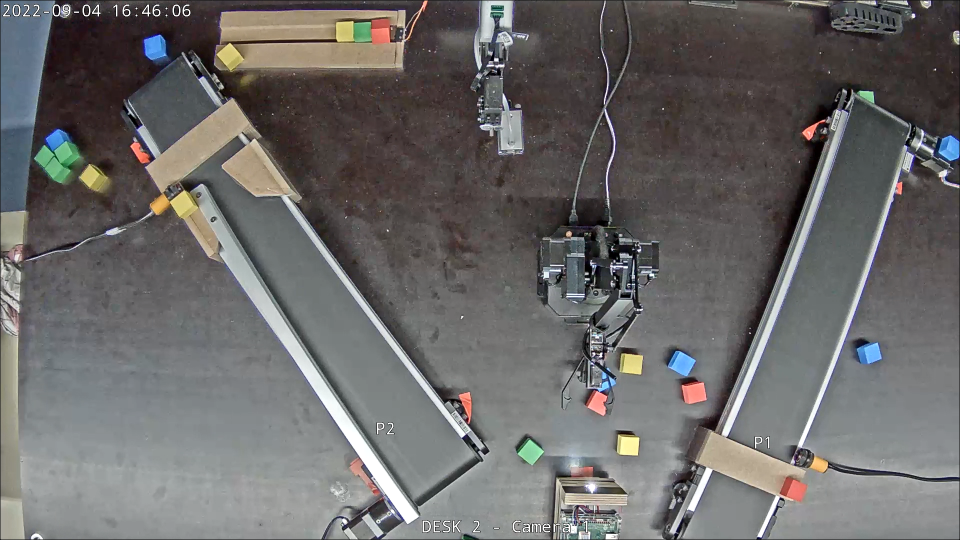
#> input picture img.png, 1920 x 1080 px, found by its file name (shown at 1/2 size)
$ python main.py
#> lines starting #> are read from the running program, lines starting #| are printed output that depends on the picture; after the words box and inside, x2 and y2 are one past the last pixel; in counts of white or black regions, pixels touching at a corner belong together
#> further down, image is the input picture: shape (1080, 1920, 3); mean B, G, R 104.3, 105, 106.6
### src/undistortion.py
import numpy as np
import cv2

# camera calibration using zhang's method
def undistort(image):

    # define parameters (get from MATLAB using chessboard)
    fx = 1688.6581
    fy = 1688.8659
    cx = 998.322
    cy = 500
    k1, k2, p1, p2, k3 = -0.3338, 0.1463, 0.0, 0.0, 0.0

    # conversion matrix of camera coordinate system to pixel coordinate system
    k = np.array([
        [fx, 0, cx],
        [0, fy, cy],
        [0, 0, 1]
    ])

    # distortion factor
    d = np.array([
        k1, k2, p1, p2, k3
    ])

    h, w = image.shape[:2]
    mapx, mapy = cv2.initUndistortRectifyMap(k, d, None, k, (w, h), 5)
    return cv2.remap(image, mapx, mapy, cv2.INTER_LINEAR)
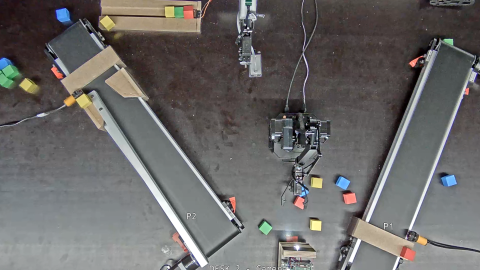
#> returned value: shape (1080, 1920, 3) (shown at 1/4 size); mean of channels 0, 1, 2 103.4, 104.5, 106.5; drawn as B, G, R

### src/detection.py
import numpy as np
import cv2
import points as pts
from cubeCorrection import correct_location
from converting import convert_array, convert_pix_to_mm
from assignArms import assignArms
from drawing import draw_areas, draw_point
from inInvalidAreas import inInvalidAreas
from isOnTrack import isOnTrack


# define the height of the desk (LOW) and the track (HIGH) in mm.
LOW = 16
HIGH = 67


def detect(image):

    font = cv2.FONT_HERSHEY_SIMPLEX

    # define hsv bounds
    lower_red = np.array([0, 100, 150])       # define lower bound of "red"
    higher_red = np.array([10, 255, 255])    # define higher bound of "red"
    lower_yellow = np.array([22, 80, 150])   # define lower bound of "yellow"
    higher_yellow = np.array([33, 130, 255])  # define higher bound of "yellow"
    lower_blue = np.array([90,80,150])       # define lower bound of "blue"
    higher_blue = np.array([140,240,255])    # define higher bound of "blue"
    lower_green = np.array([35,80,150])      # define lower bound of "green"
    higher_green = np.array([77,255,255])   # define higher bound of "green"

    # create a point list to store all od the detected points
    point_list = []

    # set the window to a fixed size (1920, 1080).
    image = cv2.resize(image, dsize=(1920, 1080))

    # transfer the color from BGR to HSV
    img_hsv = cv2.cvtColor(image, cv2.COLOR_BGR2HSV)
#> img_hsv: shape (1080, 1920, 3); mean H, S, V 69.7, 29, 110.7

    # erode the image
    img_erode = cv2.erode(img_hsv, None, iterations=2)
#> img_erode: shape (1080, 1920, 3); mean H, S, V 54.4, 22.6, 101.4

    # get the red areas, blur them, then find the contours of each area.
    mask_red = cv2.inRange(img_erode, lower_red, higher_red)
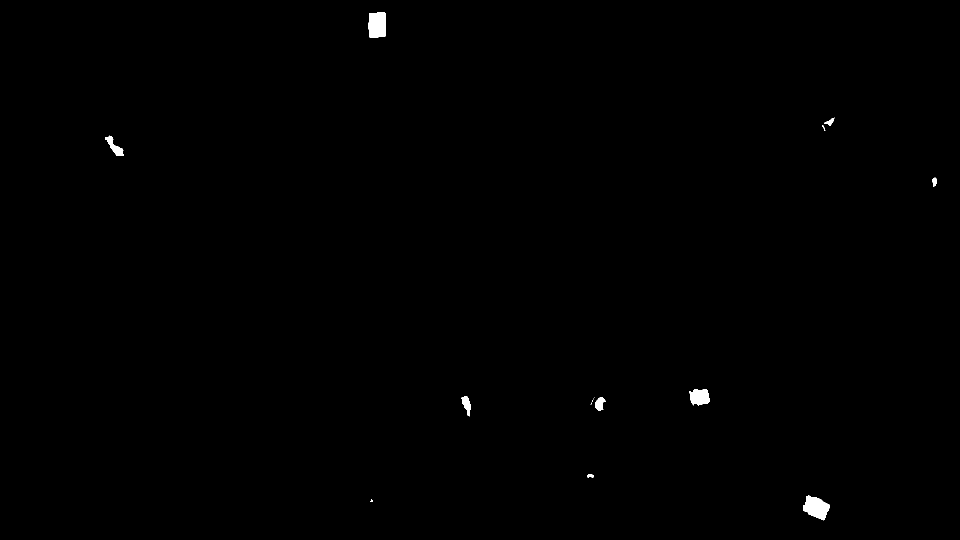
#> mask_red: shape (1080, 1920) (shown at 1/2 size); 0.29% white; 15 white regions (5 under 20 px), largest, box (x1, y1, x2, y2) and area: (1606, 991, 1660, 1041) 1657, (736, 25, 772, 76) 1642, (1378, 778, 1420, 811) 1051
    mask_red = cv2.medianBlur(mask_red, 7)
#> mask_red: shape (1080, 1920); 0.28% white; 9 white regions
    cnts_red, hierarchy1 = cv2.findContours(mask_red, cv2.RETR_EXTERNAL, cv2.CHAIN_APPROX_SIMPLE)
#> cnts_red = 9 contours; largest, box (x1, y1, x2, y2) and area: (1606, 992, 1659, 1040) 1569, (737, 25, 772, 76) 1545, (1379, 779, 1420, 810) 976, (211, 273, 247, 311) 507, (923, 793, 941, 830) 342

    # get the blue areas, blur them, then find the contours of each area.
    mask_blue = cv2.inRange(img_erode, lower_blue, higher_blue)
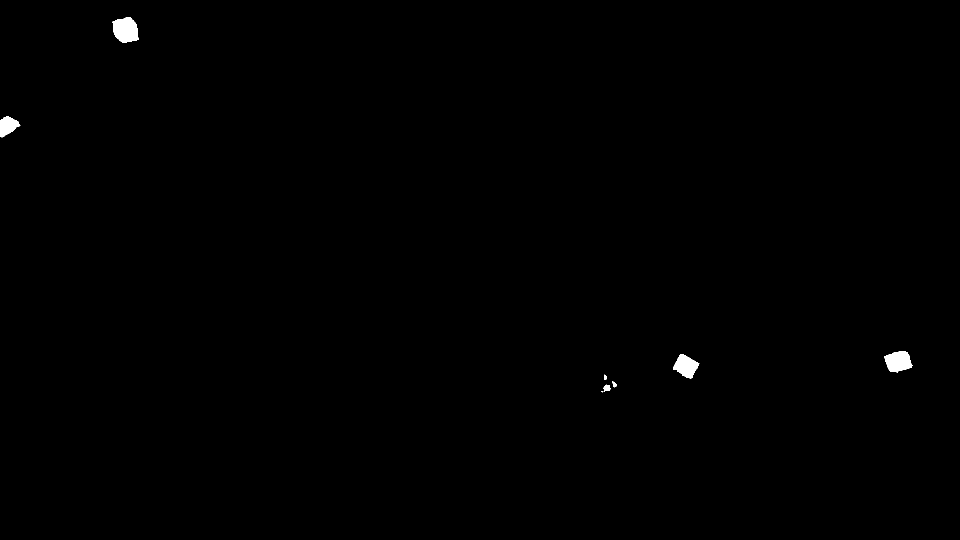
#> mask_blue: shape (1080, 1920) (shown at 1/2 size); 0.32% white; 8 white regions (1 under 20 px), largest, box (x1, y1, x2, y2) and area: (225, 35, 277, 86) 2053, (1768, 702, 1825, 745) 1726, (1346, 708, 1399, 757) 1521
    mask_blue = cv2.medianBlur(mask_blue, 7)
#> mask_blue: shape (1080, 1920); 0.31% white; 7 white regions
    cnts_blue, hierarchy2 = cv2.findContours(mask_blue, cv2.RETR_EXTERNAL, cv2.CHAIN_APPROX_SIMPLE)
#> cnts_blue = 7 contours; box (x1, y1, x2, y2) and area: (226, 35, 277, 86) 1960, (1769, 703, 1824, 744) 1640, (1346, 708, 1398, 757) 1442, (0, 233, 39, 274) 1014, (1208, 770, 1220, 782) 96, (1226, 765, 1233, 773) 32, (1208, 752, 1214, 759) 22

    # get the yellow areas, blur them, then find the contours of each area.
    mask_yellow = cv2.inRange(img_erode, lower_yellow, higher_yellow)
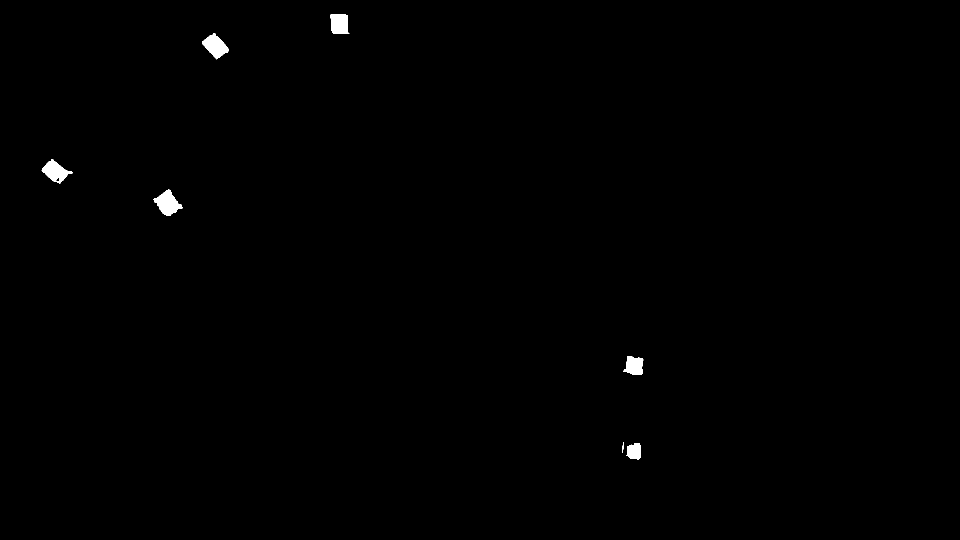
#> mask_yellow: shape (1080, 1920) (shown at 1/2 size); 0.38% white; 7 white regions, largest, box (x1, y1, x2, y2) and area: (306, 378, 366, 432) 1658, (404, 66, 457, 119) 1513, (83, 318, 146, 367) 1459
    mask_yellow = cv2.medianBlur(mask_yellow, 7)
#> mask_yellow: shape (1080, 1920); 0.37% white; 6 white regions
    cnts_yellow, hierarchy3 = cv2.findContours(mask_yellow, cv2.RETR_EXTERNAL, cv2.CHAIN_APPROX_SIMPLE)
#> cnts_yellow = 6 contours; box (x1, y1, x2, y2) and area: (308, 379, 364, 431) 1572, (404, 67, 457, 117) 1437, (84, 319, 143, 366) 1380, (661, 28, 696, 67) 1195, (1249, 713, 1286, 749) 1018, (1254, 886, 1281, 919) 686

    # get the green areas, blur them, then find the contours of each area.
    mask_green = cv2.inRange(img_erode, lower_green, higher_green)
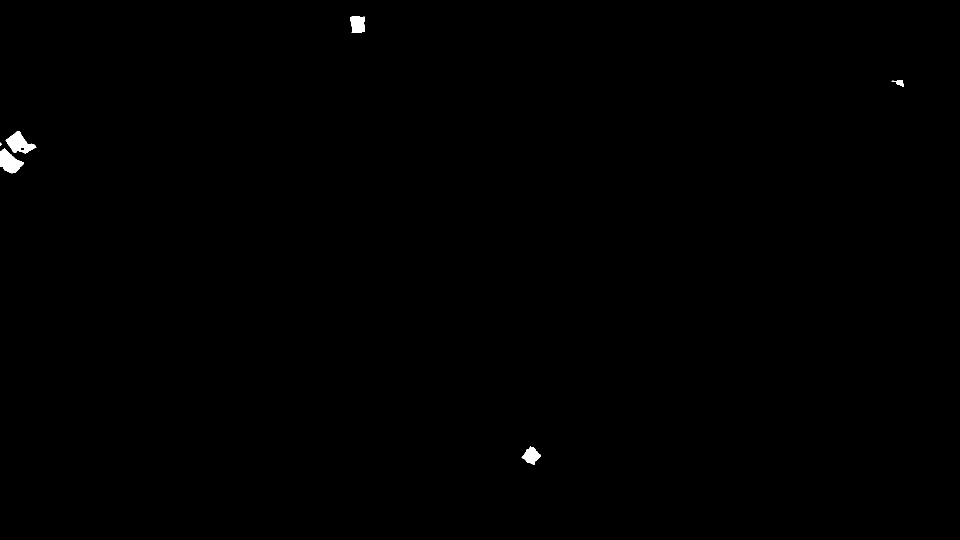
#> mask_green: shape (1080, 1920) (shown at 1/2 size); 0.22% white; 6 white regions (1 under 20 px), largest, box (x1, y1, x2, y2) and area: (11, 262, 73, 307) 1384, (0, 297, 48, 347) 1375, (700, 33, 730, 66) 847, (1043, 892, 1082, 930) 787, (1783, 160, 1808, 174) 155
    mask_green = cv2.medianBlur(mask_green, 7)
#> mask_green: shape (1080, 1920); 0.22% white; 6 white regions (1 under 20 px)
    cnts_green, hierarchy4 = cv2.findContours(mask_green, cv2.RETR_EXTERNAL, cv2.CHAIN_APPROX_SIMPLE)
#> cnts_green = 6 contours, 1 with area under 20; largest, box (x1, y1, x2, y2) and area: (12, 262, 71, 306) 1328, (0, 298, 47, 346) 1306, (700, 33, 730, 65) 775, (1045, 894, 1081, 929) 726, (1792, 160, 1807, 173) 108

    image = image.copy()

    # for red areas
    for cnt in cnts_red:

        # draw an approximate rectangle around the red area
        (x, y, w, h) = cv2.boundingRect(cnt)

        # find the minimum bounding rectangle of the red area
        rect = cv2.minAreaRect(cnt)

        # get the size of the rectangle
        area = cv2.contourArea(cnt)

        # if the size of the area is too small, we just ignore it.
        if (area < 100):
            continue

        # get the 4 corners of the minimum bounding rectangle, and round it to (int).
        box = cv2.boxPoints(rect)
        box = np.int0(box)

        # get the x and y coordinate of the center point.
        cx = int(rect[0][0])
        cy = int(rect[0][1])

        # slightly correct the location of the center point.
        [cx,cy] = correct_location([cx,cy])

        # if the point falls in tapes, we exclude it.
        if(inInvalidAreas([cx,cy])):
            continue

        # add cx and cy to the point_list.
        point_list.append(cx)
        point_list.append(cy)

        # if the center point falls on the track, add the HIGH as its height.
        if(isOnTrack([cx,cy])):
            point_list.append(HIGH)
        else: # otherwise, add the LOW as its height.
            point_list.append(LOW)

        # get the rotation angle of the rectangle, and add it to the point_list.
        rotation = int(rect[2])
        point_list.append(rotation)

        # draw the center point of the rectangle, and put the text "red".
        image = cv2.line(image,(cx+2,cy),(cx-2,cy),(0, 0, 255),2)
        image = cv2.line(image,(cx,cy+2),(cx,cy-2),(0, 0, 255),2)
        cv2.putText(image, 'red', (x, y - 5), font, 0.7, (0, 0, 255), 2)
#> this loop made 9 passes
#> (x, y, w, h, rect, area, box, cx) on passes 1, 3, 5: (1606, 992, 53, 48, ((1632, 1014.5), (36.58, 49.77), -68.2), 1569, [[1648, 1040], [1602, 1022], [1615, 988], [1661, 1006]], 1641), (1191, 795, 19, 26, ((1199, 807.1), (25.95, 16.49), -75.96), 312, [[1203, 821], [1187, 817], [1194, 792], [1210, 796]], 1201), (1379, 779, 41, 31, ((1399.1, 793.5), (37.76, 31.4), -8.13), 976, [[1382, 811], [1378, 780], [1415, 775], [1420, 806]], 1405)
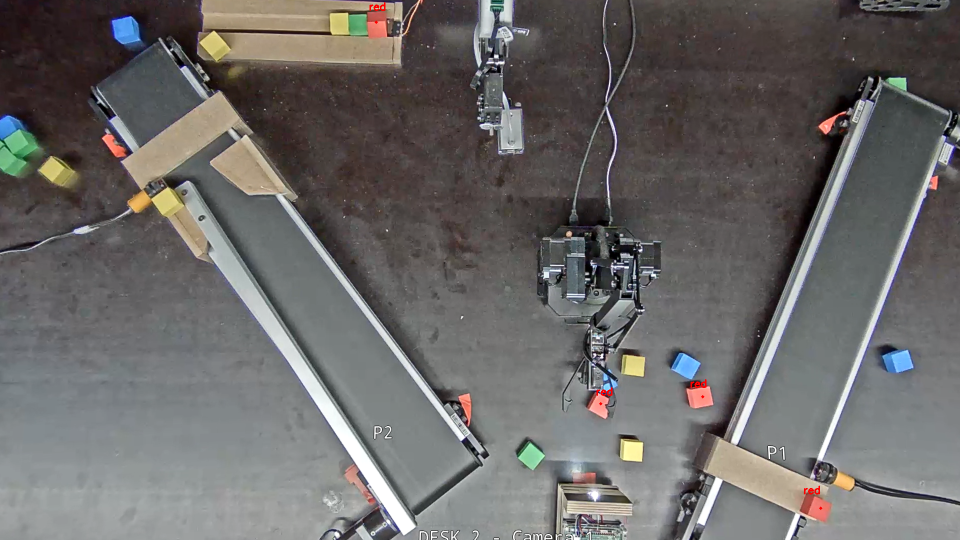
#> image: shape (1080, 1920, 3) (shown at 1/2 size); mean of channels 0, 1, 2 103.4, 104.5, 106.6; drawn as B, G, R
#> after the loop, point_list = [1641, 1016, 16, -68, 1201, 807, 16, -75, 1405, 793, 16, -8, 752, 44, 16, -90]


    # for blue areas
    for cnt in cnts_blue:

        # draw an approximate rectangle around the blue area
        (x, y, w, h) = cv2.boundingRect(cnt)

        # find the minimum bounding rectangle of the blue area
        rect = cv2.minAreaRect(cnt)

        # get the size of the rectangle
        area = cv2.contourArea(cnt)

        # if the size of the area is too small, we just ignore it.
        if (area < 100):
            continue

        # get the 4 corners of the minimum bounding rectangle, and round it to (int).
        box = cv2.boxPoints(rect)
        box = np.int0(box)

        # get the x and y coordinate of the center point.
        cx = int(rect[0][0])
        cy = int(rect[0][1])

        # slightly correct the location of the center point.
        [cx,cy] = correct_location([cx,cy])

        # if the point falls in tapes, we exclude it.
        if(inInvalidAreas([cx,cy])):
            continue

        # add cx and cy to the point_list.
        point_list.append(cx)
        point_list.append(cy)

        # if the center point falls on the track, add the HIGH as its height.
        if(isOnTrack([cx,cy])):
            point_list.append(HIGH)
        else: # otherwise, add the LOW as its height.
            point_list.append(LOW)

        # get the rotation angle of the rectangle, and add it to the point_list.
        rotation = int(rect[2])
        point_list.append(rotation)

        # draw the center point of the rectangle, and put the text "red".
        image = cv2.line(image,(cx+2,cy),(cx-2,cy),(255, 0, 0),2)
        image = cv2.line(image,(cx,cy+2),(cx,cy-2),(255, 0, 0),2)
        cv2.putText(image, 'blue', (x, y - 5), font, 0.7, (255, 0, 0), 2)
#> this loop made 7 passes
#> (x, y, w, h, rect, area) on passes 1 to 3: (1208, 770, 12, 12, ((1213.5, 775.5), (11, 11), -90), 96), (1226, 765, 7, 8, ((1229, 768.5), (7, 6), -90), 32), (1208, 752, 6, 7, ((1210.3, 754.8), (4.95, 5.66), -45), 21.5)
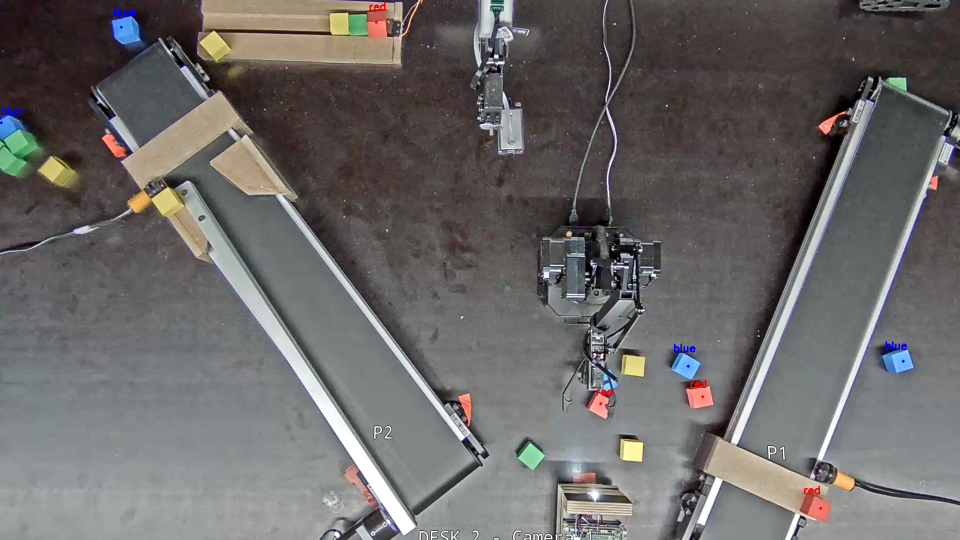
#> image: shape (1080, 1920, 3) (shown at 1/2 size); 0.07% of pixels changed, all inside (x1, y1, x2, y2) = (0, 14, 1814, 736); drawn as B, G, R


    # for yellow areas
    for cnt in cnts_yellow:

        # draw an approximate rectangle around the yellow area
        (x, y, w, h) = cv2.boundingRect(cnt)

        # find the minimum bounding rectangle of the yellow area
        rect = cv2.minAreaRect(cnt)

        # get the size of the rectangle
        area = cv2.contourArea(cnt)

        # if the size of the area is too small, we just ignore it.
        if (area < 100):#小于2000就跳过
            continue

        # get the 4 corners of the minimum bounding rectangle, and round it to (int).
        box = cv2.boxPoints(rect)
        box = np.int0(box)

        # get the x and y coordinate of the center point.
        cx = int(rect[0][0])
        cy = int(rect[0][1])

        # slightly correct the location of the center point.
        [cx,cy] = correct_location([cx,cy])

        # if the point falls in tapes, we exclude it.
        if(inInvalidAreas([cx,cy])):
            continue

        # add cx and cy to the point_list.
        point_list.append(cx)
        point_list.append(cy)

        # if the center point falls on the track, add the HIGH as its height.
        if(isOnTrack([cx,cy])):
            point_list.append(HIGH)
        else: # otherwise, add the LOW as its height.
            point_list.append(LOW)

        # get the rotation angle of the rectangle, and add it to the point_list.
        rotation = int(rect[2])
        point_list.append(rotation)

        # draw the center point of the rectangle, and put the text "red".
        image = cv2.line(image,(cx+2,cy),(cx-2,cy),(0, 255, 255),2)
        image = cv2.line(image,(cx,cy+2),(cx,cy-2),(0, 255, 255),2)
        cv2.putText(image, 'yellow', (x, y - 5), font, 0.5, (0, 255, 255), 2)
#> this loop made 6 passes
#> image: shape (1080, 1920, 3); mean of channels 0, 1, 2 103.4, 104.6, 106.7
#> (the rest of the program and of its run is left out)
